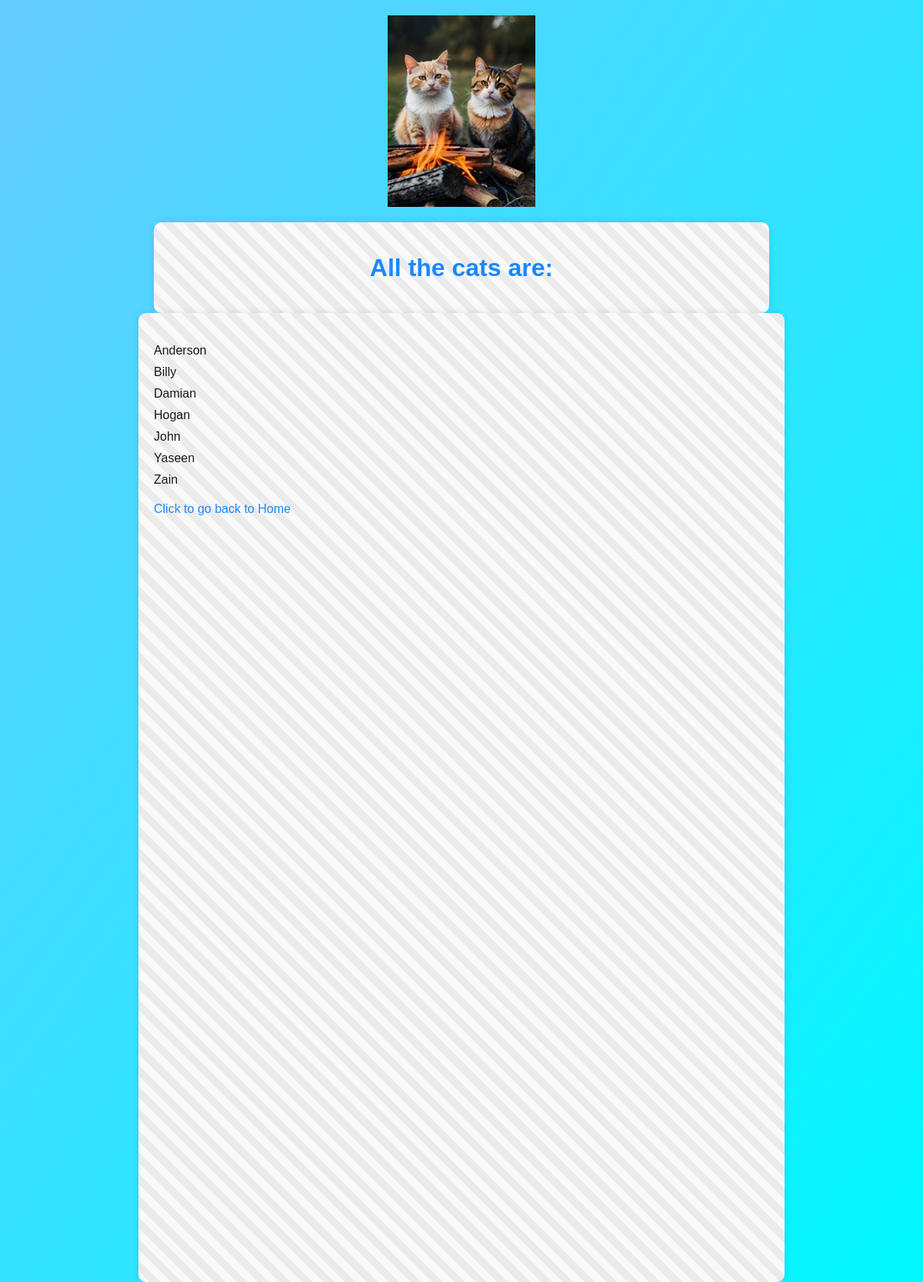
The app's page /pets/, older data.
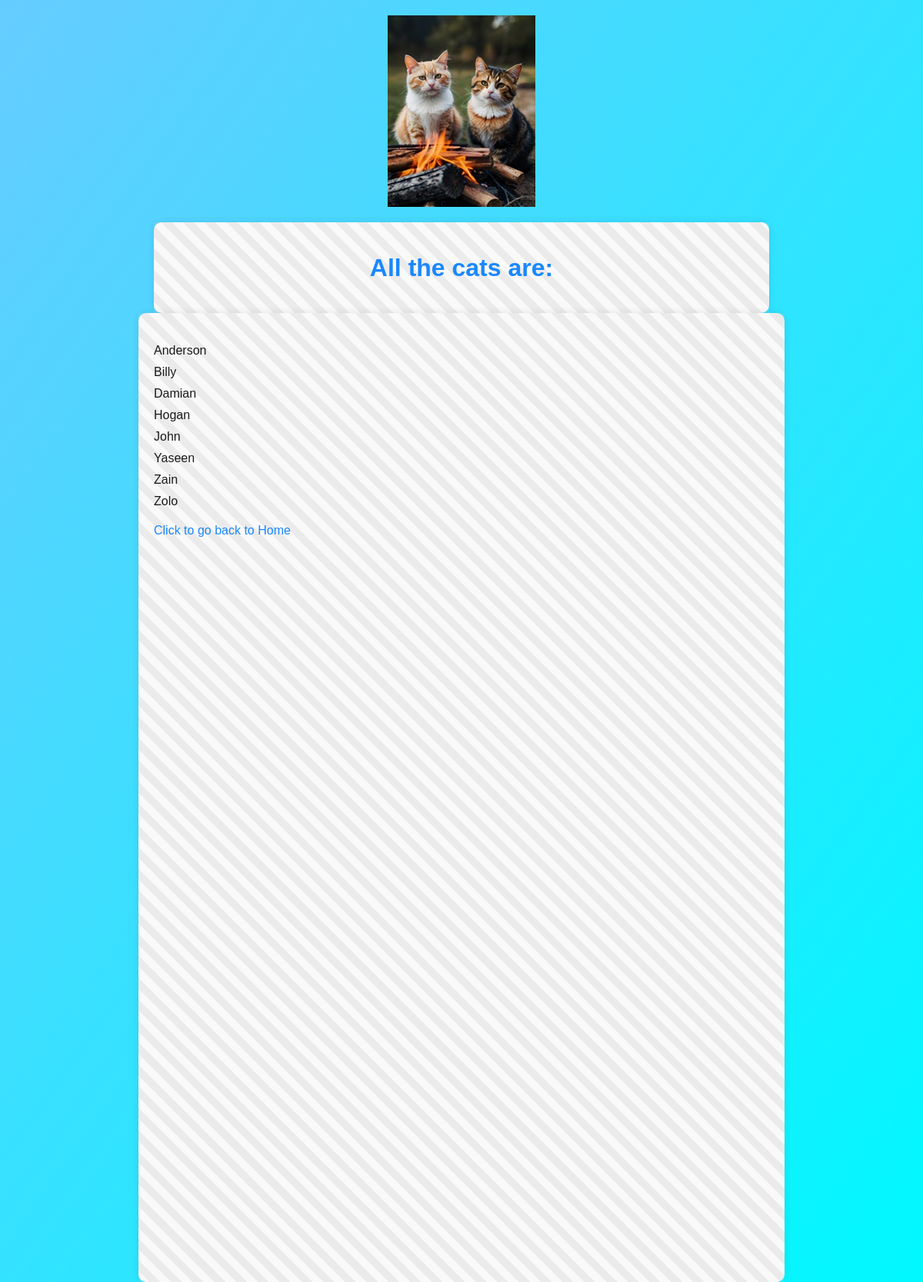
The same page, newer data.
### myapp/models.py (models this page shows, shortened)
class Cat(models.Model):
    name = models.CharField(max_length=50)
    owner = models.ForeignKey(Student, on_delete=models.CASCADE)

### myapp/views.py (the view)
# urls.py: path('pets/', views.pets, name='pets')
def pets(request):
    cats = Cat.objects.all().order_by("name")
    return render(request, 'pets.html',{'cats':cats} )

### templates/pets.html (shortened to what this page needs)
<!DOCTYPE html>
{% load staticfiles %}
<html lang="en">
<head>
    <link rel="stylesheet" href="../static/style.css">
</head>
<body>
<img src="{% static 'images/cats_with_fire.jpg' %}">
    <header class="container">
<h1>All the cats are:</h1>
    </header>
<div class="container patterns pt1">
<ul>
    {% for cat in cats %}
    <li>
            {{cat.name}}
    </li>
    {% endfor %}
</ul>
<a href="/index.html">Click to go back to Home</a>
</div>
</body>
</html>

Row changes from the older to the newer data that the page shows:
added Cat: name "Zolo"
